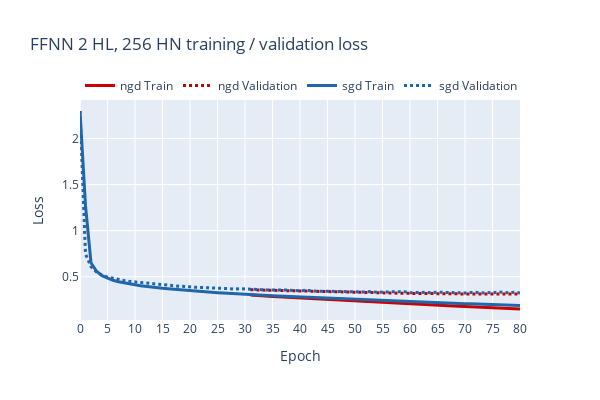

Write notebook code for a chart like this one.
### Code cell
# Display training / val data for all models for NGD / SGD

loss_figures = {}

for title in models.keys():
    loss_fig = go.Figure()
    color_index = 0
    for optim in optimizers:
        color = color_cycle[color_index % len(color_cycle)]
        color_index += 1
        loss_fig.add_trace(go.Scatter(
            x=np.arange(0, hp["num_epochs"]+1),
            y=train_losses[title][optim],
            mode="lines",
            line=dict(color=color, width=3),
            name=f"{optim} Train",
        ))

        loss_fig.add_trace(go.Scatter(
            x=np.arange(0, hp["num_epochs"]+1),
            y=val_losses[title][optim],
            mode="lines",
            line=dict(color=color, dash='dot', width=3),
            name=f"{optim} Validation",
        ))
        
    loss_fig.update_layout(
        title=f"{title} training / validation loss",
        xaxis_title="Epoch",
        yaxis_title="Loss",
        xaxis=dict(
            tickmode='linear',
            tick0=0,
            dtick=5,
        ),
        yaxis_type="linear",
        yaxis=dict(
        type="linear",
        range=[0, None],  # Start at 0, automatic upper limit
        ),
        width=600,
        height=400,
        legend=dict(
            x=0,
            y=1,
            xanchor='left',
            yanchor='bottom',
            orientation='h',
        ),
    )
    loss_figures[title] = loss_fig
    loss_fig.show()

### Figure 1 — Plotly figure (JSON) as saved in the notebook; plotly's stock layout.template omitted (floating-point values rounded to 4 significant figures)
{"data": [{"line": {"color": "rgb(200, 0, 0)", "width": 3}, "mode": "lines", "name": "ngd Train", "type": "scatter", "x": [0, 1, 2, 3, 4, 5, 6, 7, 8, 9, 10, 11, 12, 13, 14, 15, 16, 17, 18, 19, 20, 21, 22, 23, 24, 25, 26, 27, 28, 29, 30, 31, 32, 33, 34, 35, 36, 37, 38, 39, 40, 41, 42, 43, 44, 45, 46, 47, 48, 49, 50, 51, 52, 53, 54, 55, 56, 57, 58, 59, 60, 61, 62, 63, 64, 65, 66, 67, 68, 69, 70, 71, 72, 73, 74, 75, 76, 77, 78, 79, 80], "y": [null, null, null, null, null, null, null, null, null, null, null, null, null, null, null, null, null, null, null, null, null, null, null, null, null, null, null, null, null, null, null, 0.3021, 0.296, 0.2925, 0.2888, 0.2856, 0.2818, 0.2785, 0.2751, 0.2717, 0.2684, 0.2647, 0.2612, 0.2581, 0.2546, 0.2515, 0.2484, 0.2454, 0.2424, 0.239, 0.2356, 0.2326, 0.2297, 0.2264, 0.2234, 0.2204, 0.2171, 0.214, 0.211, 0.2082, 0.2053, 0.2021, 0.1995, 0.1965, 0.1937, 0.1905, 0.188, 0.185, 0.1826, 0.1797, 0.1768, 0.1742, 0.1713, 0.1687, 0.1658, 0.1627, 0.1602, 0.1575, 0.1549, 0.152, 0.1494]}, {"line": {"color": "rgb(200, 0, 0)", "dash": "dot", "width": 3}, "mode": "lines", "name": "ngd Validation", "type": "scatter", "x": [0, 1, 2, 3, 4, 5, 6, 7, 8, 9, 10, 11, 12, 13, 14, 15, 16, 17, 18, 19, 20, 21, 22, 23, 24, 25, 26, 27, 28, 29, 30, 31, 32, 33, 34, 35, 36, 37, 38, 39, 40, 41, 42, 43, 44, 45, 46, 47, 48, 49, 50, 51, 52, 53, 54, 55, 56, 57, 58, 59, 60, 61, 62, 63, 64, 65, 66, 67, 68, 69, 70, 71, 72, 73, 74, 75, 76, 77, 78, 79, 80], "y": [null, null, null, null, null, null, null, null, null, null, null, null, null, null, null, null, null, null, null, null, null, null, null, null, null, null, null, null, null, null, null, 0.3578, 0.3562, 0.3543, 0.3524, 0.351, 0.3495, 0.3483, 0.3467, 0.3447, 0.3427, 0.3411, 0.3393, 0.3374, 0.3362, 0.3358, 0.3344, 0.3329, 0.3315, 0.3303, 0.3286, 0.3268, 0.3255, 0.3246, 0.3241, 0.3231, 0.3215, 0.3215, 0.3207, 0.3197, 0.3197, 0.3188, 0.3183, 0.3173, 0.3168, 0.3166, 0.3148, 0.3144, 0.3135, 0.3134, 0.3126, 0.313, 0.312, 0.3118, 0.3127, 0.3138, 0.3124, 0.3123, 0.3124, 0.3115, 0.3115]}, {"line": {"color": "rgb(32, 102, 168)", "width": 3}, "mode": "lines", "name": "sgd Train", "type": "scatter", "x": [0, 1, 2, 3, 4, 5, 6, 7, 8, 9, 10, 11, 12, 13, 14, 15, 16, 17, 18, 19, 20, 21, 22, 23, 24, 25, 26, 27, 28, 29, 30, 31, 32, 33, 34, 35, 36, 37, 38, 39, 40, 41, 42, 43, 44, 45, 46, 47, 48, 49, 50, 51, 52, 53, 54, 55, 56, 57, 58, 59, 60, 61, 62, 63, 64, 65, 66, 67, 68, 69, 70, 71, 72, 73, 74, 75, 76, 77, 78, 79, 80], "y": [2.298, 1.271, 0.6507, 0.5597, 0.5118, 0.4819, 0.4608, 0.4454, 0.4323, 0.4216, 0.4116, 0.4027, 0.3941, 0.387, 0.3806, 0.374, 0.3682, 0.3629, 0.3577, 0.3522, 0.3472, 0.3436, 0.3383, 0.3344, 0.3305, 0.3267, 0.3233, 0.3191, 0.3158, 0.3123, 0.3084, 0.306, 0.3027, 0.2996, 0.2969, 0.2928, 0.2895, 0.2869, 0.2843, 0.2818, 0.2788, 0.276, 0.2735, 0.2704, 0.2685, 0.2652, 0.2631, 0.2605, 0.2574, 0.2551, 0.2527, 0.2505, 0.248, 0.2452, 0.243, 0.2408, 0.2393, 0.2366, 0.2341, 0.2323, 0.2295, 0.2275, 0.225, 0.2225, 0.2206, 0.2182, 0.2162, 0.2144, 0.2118, 0.2098, 0.2076, 0.2063, 0.2044, 0.2019, 0.1994, 0.1981, 0.1948, 0.1931, 0.1916, 0.1898, 0.1879]}, {"line": {"color": "rgb(32, 102, 168)", "dash": "dot", "width": 3}, "mode": "lines", "name": "sgd Validation", "type": "scatter", "x": [0, 1, 2, 3, 4, 5, 6, 7, 8, 9, 10, 11, 12, 13, 14, 15, 16, 17, 18, 19, 20, 21, 22, 23, 24, 25, 26, 27, 28, 29, 30, 31, 32, 33, 34, 35, 36, 37, 38, 39, 40, 41, 42, 43, 44, 45, 46, 47, 48, 49, 50, 51, 52, 53, 54, 55, 56, 57, 58, 59, 60, 61, 62, 63, 64, 65, 66, 67, 68, 69, 70, 71, 72, 73, 74, 75, 76, 77, 78, 79, 80], "y": [2.298, 0.7461, 0.6102, 0.5498, 0.5174, 0.4953, 0.4841, 0.4677, 0.4585, 0.4493, 0.4433, 0.435, 0.4259, 0.4204, 0.4154, 0.4115, 0.4064, 0.3999, 0.3968, 0.3941, 0.3879, 0.3849, 0.3838, 0.379, 0.3803, 0.3736, 0.3729, 0.3713, 0.3652, 0.3691, 0.3647, 0.3613, 0.3573, 0.3596, 0.3567, 0.3585, 0.3524, 0.3543, 0.3546, 0.3481, 0.346, 0.3525, 0.3453, 0.3428, 0.3432, 0.342, 0.3393, 0.3378, 0.3344, 0.3367, 0.3379, 0.3357, 0.3334, 0.3394, 0.3298, 0.3336, 0.331, 0.336, 0.3371, 0.3369, 0.3259, 0.3292, 0.3283, 0.3308, 0.3254, 0.3322, 0.3299, 0.3264, 0.3276, 0.3244, 0.323, 0.3273, 0.33, 0.3233, 0.3295, 0.3238, 0.3338, 0.3295, 0.3252, 0.3309, 0.324]}], "layout": {"height": 400, "legend": {"orientation": "h", "x": 0, "xanchor": "left", "y": 1, "yanchor": "bottom"}, "title": {"text": "FFNN 2 HL, 256 HN training / validation loss"}, "width": 600, "xaxis": {"dtick": 5, "tick0": 0, "tickmode": "linear", "title": {"text": "Epoch"}}, "yaxis": {"range": [0, null], "title": {"text": "Loss"}, "type": "linear"}}}
